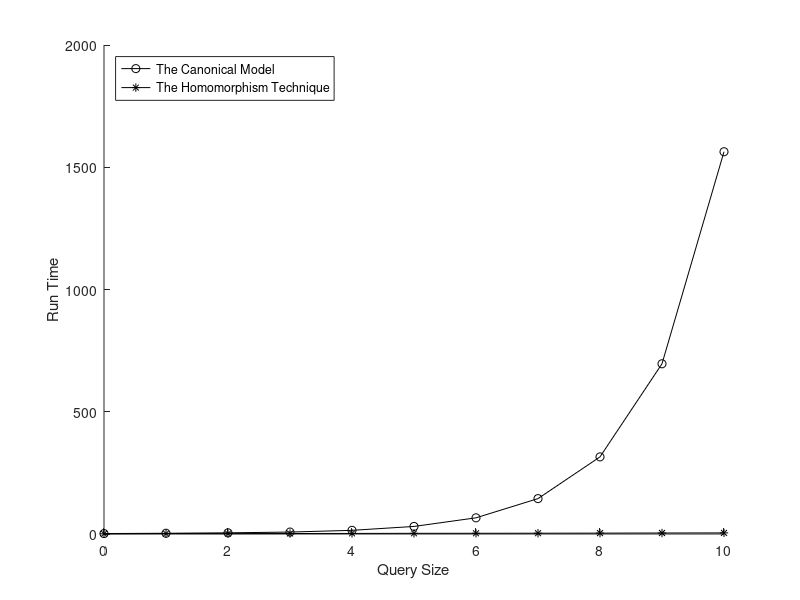

The MATLAB script that drew this image:
format long
A = [
	0	1.865400	0.944000;
	1	3.026800	1.827700;
	2	4.814700	1.616400;
	3	7.913400	1.987700;
	4	15.019100	2.332200;
	5	30.926400	2.767700;
	6	66.181300	2.939100;
	7	144.772900	3.212700;
	8	315.437600	3.593300;
	9	696.208700	4.102000;
	10	1563.457700	4.516000;
];

hold on
f = plot(A(:,1), A(:,2), 'k-o');
f = plot(A(:,1), A(:,3), 'k-*');
hold off
xlabel('Query Size')
ylabel('Run Time')
legend('The Canonical Model', 'The Homomorphism Technique', 'Location', 'northwest')
saveas(f, '../img/DescendantGraph.png');
